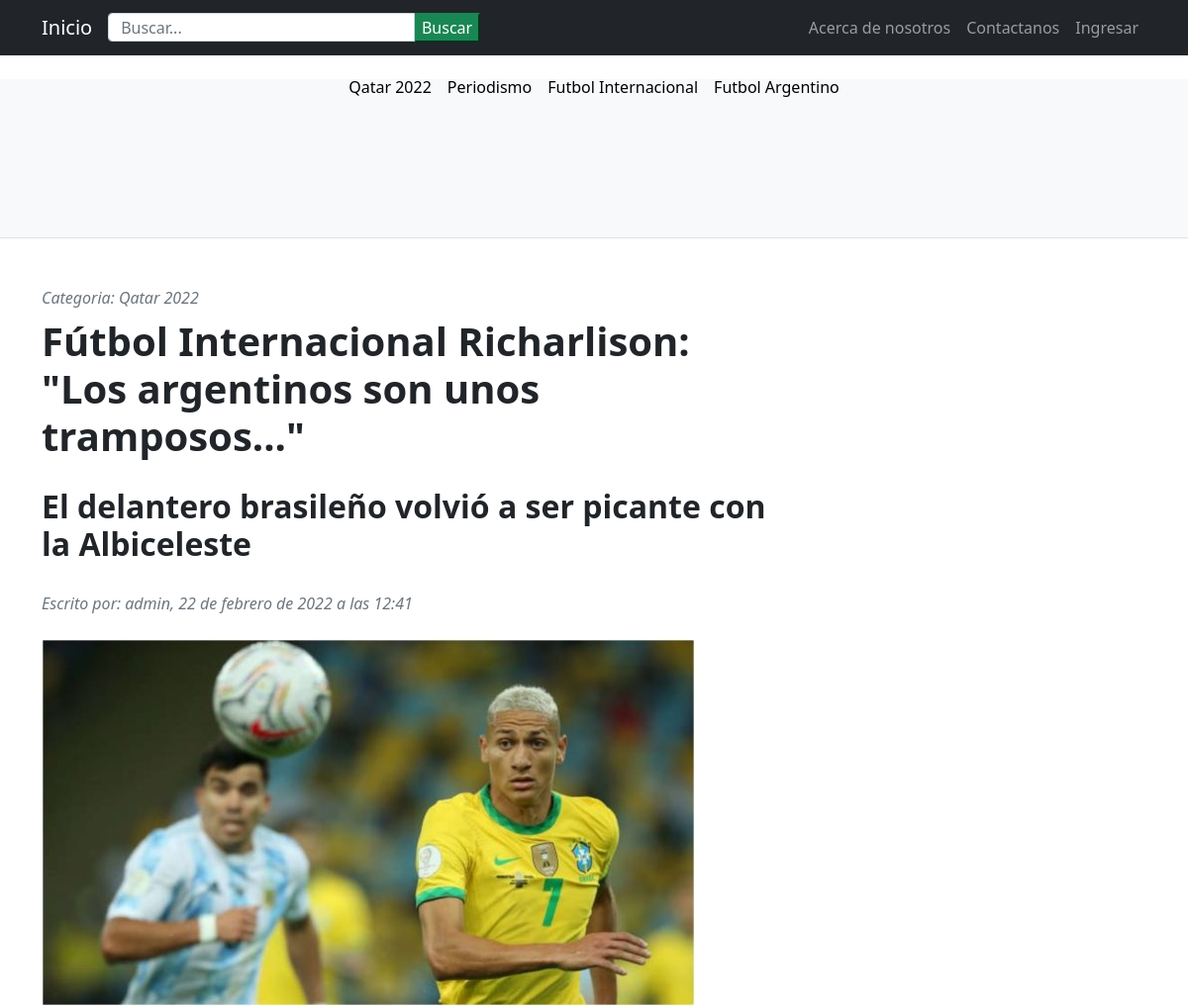
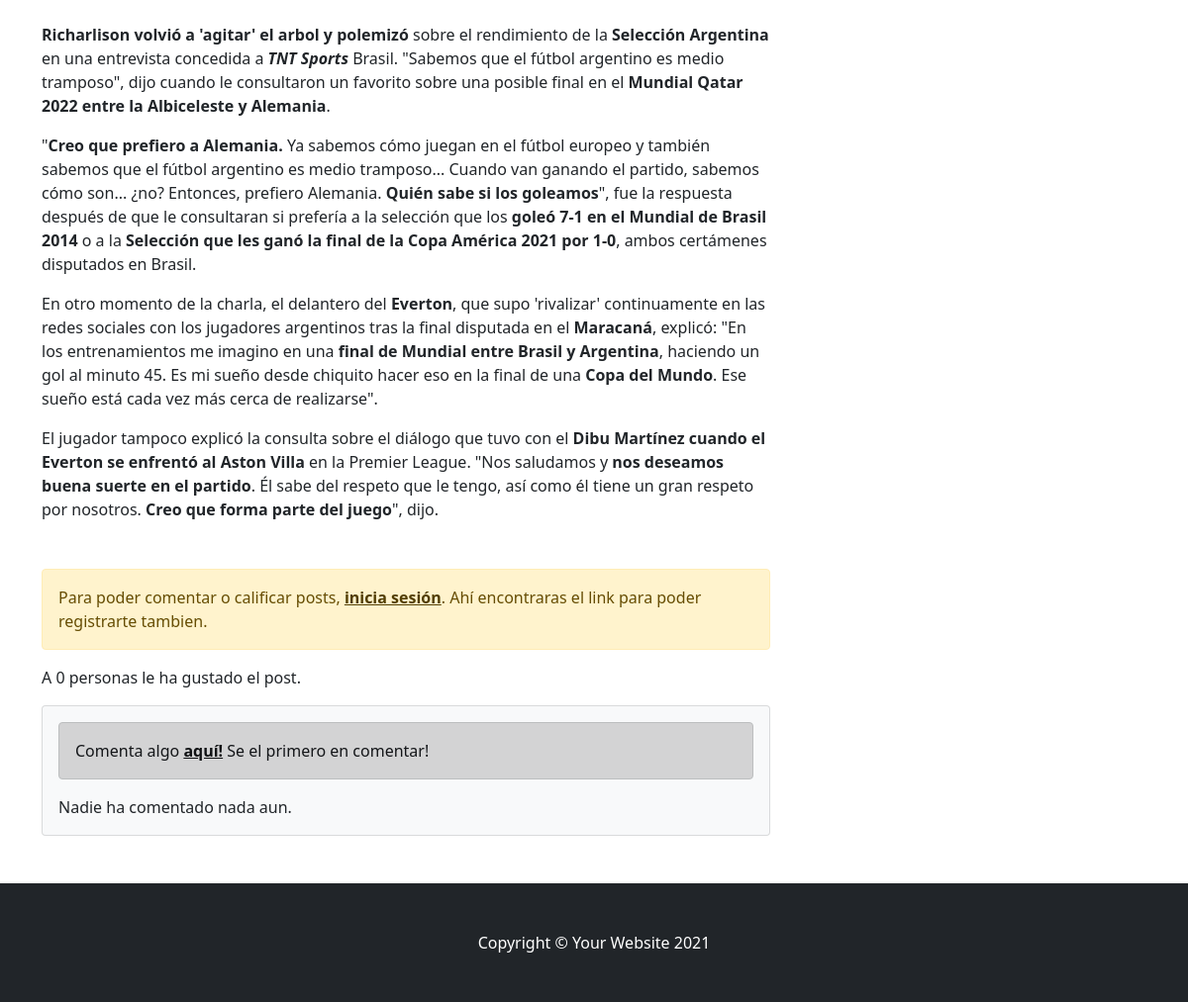
Page /postApp/verPost/6/ on the committed database (2 pictures, top to bottom).
### postApp/models.py (models this page shows, shortened)
class Post(models.Model):
    titulo = models.CharField('titulo', max_length=500, null=False, blank=False)
    subtitulo = models.CharField(
        'subtitulo', max_length=500, null=False, blank=False)
    contenido = RichTextField('contenido', null=False, blank=False)
    imagen = models.ImageField(
        upload_to='imagenes_post', null=True, blank=True)
    categoria = models.ForeignKey(Categoria,  on_delete=models.DO_NOTHING)
    autor = models.ForeignKey(User, on_delete=models.CASCADE)
    fecha_publicacion = models.DateTimeField(auto_now_add=True)
    fecha_edicion = models.DateTimeField(auto_now=True)
    likes = models.ManyToManyField(User, related_name='likes_posts')
    def total_likes(self):
        return self.likes.count()

class Categoria(models.Model):
    nombre = models.CharField(
        'categoria', max_length=100, null=False, blank=False)
    def __str__(self):
        return self.nombre

### postApp/views.py (the view)
# urls.py: path('verPost/<pk>/', views.VerPost.as_view(), name='verPost'),
class VerPost(DetailView):
    model = Post
    template_name= "postApp/ver_post.html"
    def get_context_data(self,*args, **kwargs):
        contexto= super(VerPost, self).get_context_data(*args, **kwargs)
        numero = get_object_or_404(Post, id=self.kwargs['pk'])
        total_likes = numero.total_likes()
        contexto['total_likes']= total_likes
        return contexto

### templates/postApp/ver_post.html (shortened to what this page needs)
{% extends 'index.html' %}
{% block barraBusqueda %}
<div class="row" style="width: 400px">
  <div class="col-md-12 search">
    <form method="POST" action="">
        <div id="custom-search-input">
          <div class="input-group col-md-12">
            <input type="text" class="form-control" style="height: 29px" placeholder="Buscar..." name="buscar">
            <span class="input-group-list">
              <button type="submit" class="boton btn-success">Buscar</button>
            </span>
          </div>
        </div>
    </form>
  </div>
</div>
{% endblock barraBusqueda %}
{% block editNavBar %}
{% if not request.user.is_authenticated  %}
<li class="nav-item"><a class="nav-link" href="{% url 'AboutUs' %}">Acerca de nosotros</a></li>
<li class="nav-item"><a class="nav-link" href="{% url 'Contacto' %}">Contactanos</a></li>
<li class="nav-item"><a class="nav-link" href="{% url 'Login' %}">Ingresar</a></li>
{% endif %}
{% endblock editNavBar %}
    {% block blockPosts %}
        <div class="container mt-5">
            <div class="row">
                <div class="col-lg-8">
                    <article>
                        <header class="mb-4">
                            <div class="text-muted fst-italic mb-2">Categoria: {{object.categoria}}</div>
                            <h1 class="fw-bolder mb-1">{{object.titulo}}</h1>
                            <br>
                            <h2 class="fw-bolder mb-1">{{object.subtitulo}}</h2>
                            <br>
                            <div class="text-muted fst-italic mb-2">Escrito por: {{object.autor}}, {{object.fecha_publicacion}}</div>
                        </header>
                        <figure class="mb-4"><img class="img-fluid rounded" src="{{object.imagen.url}}" alt="..." /></figure>
                        <section class="mb-5">
                            <p>
                                {{object.contenido|safe}}
                            </p>
                        </section>
                    </article>
                    {% if user.is_authenticated %}
                        <form action="{% url 'likePost' post.pk %}" method="POST">
                            {% csrf_token %}
                            <h4>¿Te gusto el post? Deja un like por aqui:<button type="submit"  class="fa-regular fa-thumbs-up fa-lg", name="post_id", value="{{ object.id }}"></button></h4>
                        </form>
                    {% else %}
                            <div class="alert alert-warning" role="alert">
                                Para poder comentar o calificar posts, <a href="{% url 'Login' %}" class="alert-link">inicia sesión</a>. Ahí encontraras el link para poder registrarte tambien.
                            </div>
                    {% endif %}
                    <p>A {{ total_likes }} personas le ha gustado el post.</p>
                    <section class="mb-5">
                        <div class="card bg-light">
                            <div class="card-body">
                                {% if not post.comentarios.all %}
                                <div class="alert alert-dark" role="alert">
                                    Comenta algo <a href="{% url 'comentar' post.pk %}" class="alert-link">aquí!</a> Se el primero en comentar!
                                </div>
                                    Nadie ha comentado nada aun.
                                {% endif %}
                            </div>
                        </div>
                    </section>
                </div>
            </div>
        </div>
    {% endblock blockPosts %}

### rows in the picture
Post: categoria "Qatar 2022", titulo "Fútbol Internacional Richarlison: \"Los argentinos son unos tramposos...\"", subtitulo "El delantero brasileño volvió a ser picante con la Albiceleste", autor "admin", fecha_publicacion "22 de febrero de 2022 a las 12:41", imagen (picture), contenido "Richarlison volvió a 'agitar' el arbol y polemizó sobre el rendimiento de la Selección Argentina en una entrevista concedida a TNT Sports Brasil. \"Sabemos que el fútbol argentino es medio tramposo\", dijo cuando le consultaron un favorito sobre una posible final en el Mundial Qatar 2022 entre la Albiceleste y Alemania . \" Creo que prefiero a Alemania. Ya sabemos cómo juegan en el fútbol europeo y también sabemos que el fútbol argentino es medio tramposo... Cuando van ganando el partido, sabemos cómo son... ¿no? Entonces, prefiero Alemania. Quién sabe si los goleamos \", fue la respuesta después de que le consultaran si prefería a la selección que los goleó 7-1 en el Mundial de Brasil 2014 o a…"

### other values in the picture
{{ total_likes }} "0"
